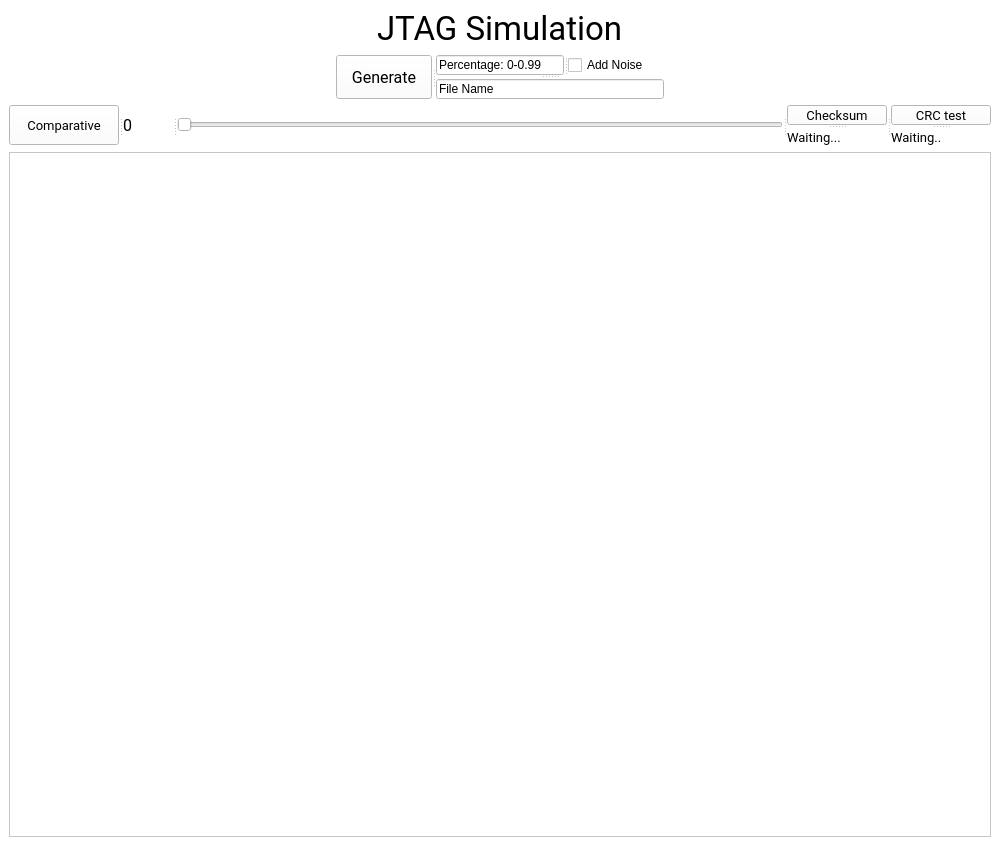
<?xml version="1.0" encoding="UTF-8"?>
<ui version="4.0">
 <class>MainWindow</class>
 <widget class="QMainWindow" name="MainWindow">
  <property name="geometry">
   <rect>
    <x>0</x>
    <y>0</y>
    <width>1000</width>
    <height>868</height>
   </rect>
  </property>
  <property name="minimumSize">
   <size>
    <width>1000</width>
    <height>400</height>
   </size>
  </property>
  <property name="maximumSize">
   <size>
    <width>2000</width>
    <height>2000</height>
   </size>
  </property>
  <property name="windowTitle">
   <string>MainWindow</string>
  </property>
  <property name="styleSheet">
   <string notr="true">background-color: rgb(255, 255, 255);</string>
  </property>
  <widget class="QWidget" name="centralwidget">
   <layout class="QVBoxLayout" name="verticalLayout">
    <item>
     <layout class="QHBoxLayout" name="horizontalLayout_2">
      <property name="sizeConstraint">
       <enum>QLayout::SetDefaultConstraint</enum>
      </property>
      <item>
       <spacer name="horizontalSpacer_3">
        <property name="orientation">
         <enum>Qt::Horizontal</enum>
        </property>
        <property name="sizeHint" stdset="0">
         <size>
          <width>40</width>
          <height>20</height>
         </size>
        </property>
       </spacer>
      </item>
      <item>
       <widget class="QLabel" name="label">
        <property name="maximumSize">
         <size>
          <width>16777215</width>
          <height>40</height>
         </size>
        </property>
        <property name="font">
         <font>
          <family>Roboto</family>
          <pointsize>25</pointsize>
         </font>
        </property>
        <property name="text">
         <string>JTAG Simulation</string>
        </property>
       </widget>
      </item>
      <item>
       <spacer name="horizontalSpacer_4">
        <property name="orientation">
         <enum>Qt::Horizontal</enum>
        </property>
        <property name="sizeHint" stdset="0">
         <size>
          <width>40</width>
          <height>20</height>
         </size>
        </property>
       </spacer>
      </item>
     </layout>
    </item>
    <item>
     <layout class="QHBoxLayout" name="horizontalLayout" stretch="0,0,0">
      <property name="sizeConstraint">
       <enum>QLayout::SetDefaultConstraint</enum>
      </property>
      <item>
       <spacer name="horizontalSpacer_2">
        <property name="orientation">
         <enum>Qt::Horizontal</enum>
        </property>
        <property name="sizeType">
         <enum>QSizePolicy::Expanding</enum>
        </property>
        <property name="sizeHint" stdset="0">
         <size>
          <width>40</width>
          <height>20</height>
         </size>
        </property>
       </spacer>
      </item>
      <item>
       <widget class="QSplitter" name="splitter_4">
        <property name="orientation">
         <enum>Qt::Horizontal</enum>
        </property>
        <widget class="QPushButton" name="generate">
         <property name="sizePolicy">
          <sizepolicy hsizetype="Fixed" vsizetype="Fixed">
           <horstretch>0</horstretch>
           <verstretch>0</verstretch>
          </sizepolicy>
         </property>
         <property name="maximumSize">
          <size>
           <width>16777215</width>
           <height>100</height>
          </size>
         </property>
         <property name="font">
          <font>
           <family>Roboto</family>
           <pointsize>12</pointsize>
          </font>
         </property>
         <property name="text">
          <string>Generate</string>
         </property>
        </widget>
        <widget class="QSplitter" name="splitter_3">
         <property name="orientation">
          <enum>Qt::Vertical</enum>
         </property>
         <widget class="QSplitter" name="splitter">
          <property name="orientation">
           <enum>Qt::Horizontal</enum>
          </property>
          <widget class="QLineEdit" name="noise_input">
           <property name="maximumSize">
            <size>
             <width>16777215</width>
             <height>20</height>
            </size>
           </property>
           <property name="text">
            <string>Percentage: 0-0.99</string>
           </property>
          </widget>
          <widget class="QCheckBox" name="checkBox">
           <property name="maximumSize">
            <size>
             <width>16777215</width>
             <height>20</height>
            </size>
           </property>
           <property name="text">
            <string>Add Noise</string>
           </property>
          </widget>
         </widget>
         <widget class="QSplitter" name="splitter_2">
          <property name="orientation">
           <enum>Qt::Horizontal</enum>
          </property>
          <widget class="QLineEdit" name="lineEdit">
           <property name="maximumSize">
            <size>
             <width>16777215</width>
             <height>20</height>
            </size>
           </property>
           <property name="text">
            <string>File Name</string>
           </property>
          </widget>
         </widget>
        </widget>
       </widget>
      </item>
      <item>
       <spacer name="horizontalSpacer">
        <property name="orientation">
         <enum>Qt::Horizontal</enum>
        </property>
        <property name="sizeType">
         <enum>QSizePolicy::MinimumExpanding</enum>
        </property>
        <property name="sizeHint" stdset="0">
         <size>
          <width>40</width>
          <height>20</height>
         </size>
        </property>
       </spacer>
      </item>
     </layout>
    </item>
    <item>
     <layout class="QHBoxLayout" name="horizontalLayout_3">
      <property name="sizeConstraint">
       <enum>QLayout::SetDefaultConstraint</enum>
      </property>
      <item>
       <widget class="QSplitter" name="splitter_8">
        <property name="sizePolicy">
         <sizepolicy hsizetype="Minimum" vsizetype="Preferred">
          <horstretch>0</horstretch>
          <verstretch>0</verstretch>
         </sizepolicy>
        </property>
        <property name="orientation">
         <enum>Qt::Horizontal</enum>
        </property>
        <widget class="QPushButton" name="comparative">
         <property name="sizePolicy">
          <sizepolicy hsizetype="Minimum" vsizetype="Minimum">
           <horstretch>0</horstretch>
           <verstretch>0</verstretch>
          </sizepolicy>
         </property>
         <property name="maximumSize">
          <size>
           <width>110</width>
           <height>40</height>
          </size>
         </property>
         <property name="font">
          <font>
           <family>Roboto</family>
           <pointsize>10</pointsize>
          </font>
         </property>
         <property name="text">
          <string>Comparative</string>
         </property>
        </widget>
        <widget class="QLabel" name="labelSlider">
         <property name="sizePolicy">
          <sizepolicy hsizetype="Minimum" vsizetype="Minimum">
           <horstretch>0</horstretch>
           <verstretch>0</verstretch>
          </sizepolicy>
         </property>
         <property name="minimumSize">
          <size>
           <width>40</width>
           <height>0</height>
          </size>
         </property>
         <property name="maximumSize">
          <size>
           <width>50</width>
           <height>40</height>
          </size>
         </property>
         <property name="font">
          <font>
           <family>Roboto</family>
           <pointsize>12</pointsize>
          </font>
         </property>
         <property name="text">
          <string>0</string>
         </property>
        </widget>
        <widget class="QSlider" name="slider">
         <property name="sizePolicy">
          <sizepolicy hsizetype="Minimum" vsizetype="Minimum">
           <horstretch>0</horstretch>
           <verstretch>0</verstretch>
          </sizepolicy>
         </property>
         <property name="maximumSize">
          <size>
           <width>16777215</width>
           <height>40</height>
          </size>
         </property>
         <property name="orientation">
          <enum>Qt::Horizontal</enum>
         </property>
        </widget>
        <widget class="QSplitter" name="splitter_7">
         <property name="orientation">
          <enum>Qt::Horizontal</enum>
         </property>
         <widget class="QSplitter" name="splitter_5">
          <property name="orientation">
           <enum>Qt::Vertical</enum>
          </property>
          <widget class="QPushButton" name="checksum">
           <property name="sizePolicy">
            <sizepolicy hsizetype="Minimum" vsizetype="Minimum">
             <horstretch>0</horstretch>
             <verstretch>0</verstretch>
            </sizepolicy>
           </property>
           <property name="maximumSize">
            <size>
             <width>100</width>
             <height>20</height>
            </size>
           </property>
           <property name="font">
            <font>
             <family>Roboto</family>
             <pointsize>10</pointsize>
            </font>
           </property>
           <property name="text">
            <string>Checksum</string>
           </property>
          </widget>
          <widget class="QLabel" name="checksumLabel">
           <property name="sizePolicy">
            <sizepolicy hsizetype="Minimum" vsizetype="Minimum">
             <horstretch>0</horstretch>
             <verstretch>0</verstretch>
            </sizepolicy>
           </property>
           <property name="maximumSize">
            <size>
             <width>100</width>
             <height>20</height>
            </size>
           </property>
           <property name="font">
            <font>
             <family>Roboto</family>
             <pointsize>10</pointsize>
            </font>
           </property>
           <property name="text">
            <string>Waiting...</string>
           </property>
          </widget>
         </widget>
         <widget class="QSplitter" name="splitter_6">
          <property name="orientation">
           <enum>Qt::Vertical</enum>
          </property>
          <widget class="QPushButton" name="crc">
           <property name="sizePolicy">
            <sizepolicy hsizetype="Minimum" vsizetype="Minimum">
             <horstretch>0</horstretch>
             <verstretch>0</verstretch>
            </sizepolicy>
           </property>
           <property name="maximumSize">
            <size>
             <width>100</width>
             <height>20</height>
            </size>
           </property>
           <property name="font">
            <font>
             <family>Roboto</family>
             <pointsize>10</pointsize>
            </font>
           </property>
           <property name="text">
            <string>CRC test</string>
           </property>
          </widget>
          <widget class="QLabel" name="crcLabel">
           <property name="sizePolicy">
            <sizepolicy hsizetype="Minimum" vsizetype="Minimum">
             <horstretch>0</horstretch>
             <verstretch>0</verstretch>
            </sizepolicy>
           </property>
           <property name="maximumSize">
            <size>
             <width>100</width>
             <height>20</height>
            </size>
           </property>
           <property name="font">
            <font>
             <family>Roboto</family>
             <pointsize>10</pointsize>
            </font>
           </property>
           <property name="text">
            <string>Waiting..</string>
           </property>
          </widget>
         </widget>
        </widget>
       </widget>
      </item>
     </layout>
    </item>
    <item>
     <widget class="QScrollArea" name="scrollArea">
      <property name="widgetResizable">
       <bool>true</bool>
      </property>
      <widget class="QWidget" name="scrollAreaWidgetContents">
       <property name="geometry">
        <rect>
         <x>0</x>
         <y>0</y>
         <width>955</width>
         <height>666</height>
        </rect>
       </property>
       <layout class="QVBoxLayout" name="verticalLayout_2">
        <item>
         <widget class="MplWidget" name="graph1" native="true">
          <property name="minimumSize">
           <size>
            <width>0</width>
            <height>210</height>
           </size>
          </property>
          <property name="maximumSize">
           <size>
            <width>16777215</width>
            <height>210</height>
           </size>
          </property>
         </widget>
        </item>
        <item>
         <widget class="MplWidget" name="graph2" native="true">
          <property name="minimumSize">
           <size>
            <width>0</width>
            <height>210</height>
           </size>
          </property>
          <property name="maximumSize">
           <size>
            <width>16777215</width>
            <height>210</height>
           </size>
          </property>
         </widget>
        </item>
        <item>
         <widget class="MplWidget" name="graph3" native="true">
          <property name="minimumSize">
           <size>
            <width>0</width>
            <height>210</height>
           </size>
          </property>
          <property name="maximumSize">
           <size>
            <width>16777215</width>
            <height>210</height>
           </size>
          </property>
         </widget>
        </item>
       </layout>
      </widget>
     </widget>
    </item>
   </layout>
  </widget>
  <widget class="QMenuBar" name="menubar">
   <property name="geometry">
    <rect>
     <x>0</x>
     <y>0</y>
     <width>1000</width>
     <height>26</height>
    </rect>
   </property>
  </widget>
  <widget class="QStatusBar" name="statusbar"/>
 </widget>
 <customwidgets>
  <customwidget>
   <class>MplWidget</class>
   <extends>QWidget</extends>
   <header>mplwidget.h</header>
   <container>1</container>
  </customwidget>
 </customwidgets>
 <resources/>
 <connections/>
</ui>
